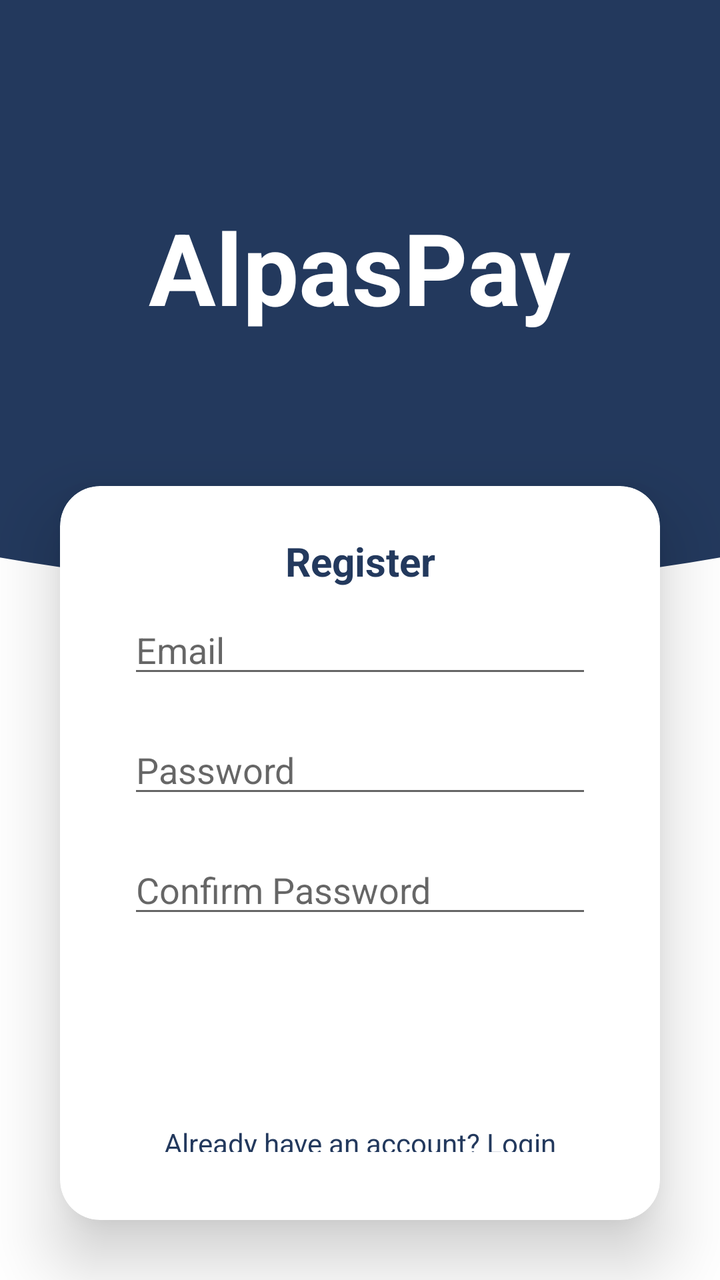
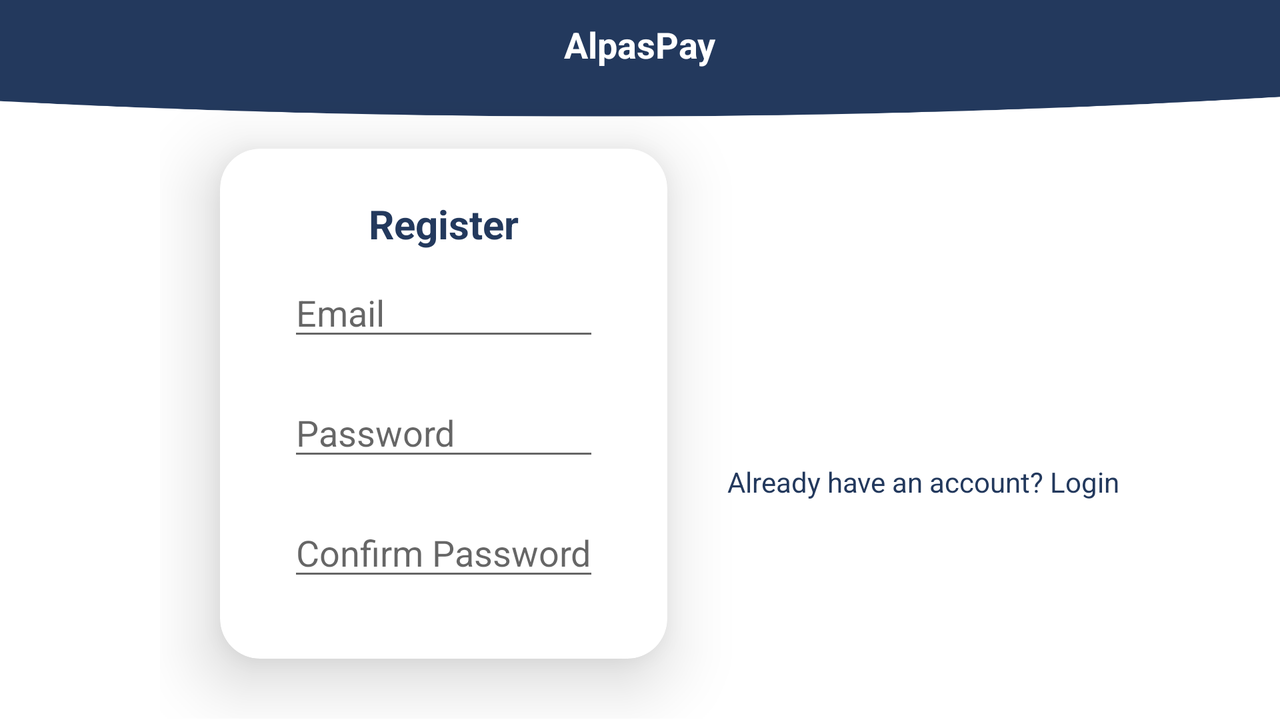

First picture: res/layout/ on a phone held upright. Second picture: the repository's own variant of that layout, on a device whose configuration matches the variant's folder. Source for both follows.
<!-- AndroidManifest.xml: application theme Theme.AlpasPay -->
<!-- res/layout/activity_signin.xml -->
<?xml version="1.0" encoding="utf-8"?>
<LinearLayout xmlns:android="http://schemas.android.com/apk/res/android"
    xmlns:app="http://schemas.android.com/apk/res-auto"
    xmlns:tools="http://schemas.android.com/tools"
    android:id="@+id/main"
    android:layout_width="match_parent"
    android:layout_height="match_parent"
    android:orientation="vertical"
    android:background="@drawable/bg_halfcircle"
    android:layout_gravity="center_vertical"
    tools:context=".Signin">

    <TextView
        android:layout_width="wrap_content"
        android:layout_height="213dp"
        android:layout_gravity="center"
        android:paddingTop="100dp"
        android:text="AlpasPay"
        android:textColor="@color/white"
        android:textSize="50dp"
        android:textStyle="bold" />

    <androidx.cardview.widget.CardView
        android:layout_width="match_parent"
        android:layout_height="wrap_content"
        android:layout_margin="30dp"
        app:cardCornerRadius="20dp"
        app:cardElevation="20dp"
        android:background="@color/white">
            <LinearLayout
                android:layout_width="match_parent"
                android:layout_height="wrap_content"
                android:layout_gravity="center_horizontal"
                android:orientation="vertical"
                android:padding="24dp"
                android:elevation="20dp">

                <TextView
                    android:layout_width="match_parent"
                    android:layout_height="wrap_content"
                    android:text="Register"
                    android:textSize="20dp"
                    android:textColor="@color/blue"
                    android:textStyle="bold"
                    android:textAlignment="center"
                    />

                <EditText
                    android:id="@+id/signup_email"
                    android:layout_width="match_parent"
                    android:layout_height="40dp"
                    android:layout_margin="10dp"
                    android:hint="Email"
                    android:inputType="textEmailAddress"
                    android:singleLine="true"/>

                <EditText
                    android:layout_width="match_parent"
                    android:layout_height="40dp"
                    android:id="@+id/signup_password"
                    android:layout_margin="10dp"
                    android:hint="Password"
                    android:inputType="textPassword"
                    android:singleLine="true"/>
                <EditText
                    android:layout_width="match_parent"
                    android:layout_height="40dp"
                    android:id="@+id/confirm_signup_password"
                    android:layout_margin="10dp"
                    android:hint="Confirm Password"
                    android:inputType="textPassword"
                    />

                <Button
                    android:layout_width="match_parent"
                    android:layout_height="match_parent"
                    android:text="Sign up"
                    android:layout_marginTop="20dp"
                    android:background="@drawable/btn_rounded_blue"
                    android:textColor="@color/white"
                    android:id="@+id/btn_signup"
                    />
                <TextView
                    android:layout_width="match_parent"
                    android:layout_height="match_parent"
                    android:text="Already have an account? Login"
                    android:gravity="center"
                    android:layout_marginTop="20dp"
                    android:layout_marginBottom="10dp"
                    android:textColor="@color/blue"
                    android:id="@+id/tologin"/>

            </LinearLayout>
    </androidx.cardview.widget.CardView>

</LinearLayout>
<!-- resources referenced by this layout -->
<resources>
  <color name="blue">#23395d</color>
  <color name="white">#FFFFFFFF</color>
  <!-- drawable bg_halfcircle: png bitmap (drawable, 16741 bytes) -->
  <style name="Theme.AlpasPay" parent="Base.Theme.AlpasPay" />
  <style name="Base.Theme.AlpasPay" parent="Theme.MaterialComponents.DayNight.NoActionBar.Bridge">
          
          
      </style>
</resources>
<!-- res/layout-land/activity_signin.xml (the repository's variant of the layout above) -->
<!-- drawn on the phone turned sideways -->
<?xml version="1.0" encoding="utf-8"?>
<FrameLayout
    xmlns:android="http://schemas.android.com/apk/res/android"
    xmlns:app="http://schemas.android.com/apk/res-auto"
    xmlns:tools="http://schemas.android.com/tools"
    android:layout_width="match_parent"
    android:layout_height="match_parent">

<LinearLayout
    android:id="@+id/main"
    android:layout_width="match_parent"
    android:layout_height="match_parent"
    android:orientation="vertical"
    android:background="@drawable/bg_14circleup"
    android:layout_gravity="center"
    tools:context=".Signin">

    <TextView
        android:layout_width="wrap_content"
        android:layout_height="wrap_content"
        android:layout_gravity="center"
        android:text="@string/alpaspay"
        android:textColor="@color/white"
        android:layout_margin="10dp"
        android:textSize="18dp"
        android:textStyle="bold" />
<LinearLayout
    android:layout_width="wrap_content"
    android:layout_height="wrap_content"
    android:orientation="horizontal"
    android:layout_gravity="center">
    <androidx.cardview.widget.CardView
        android:layout_width="wrap_content"
        android:layout_height="wrap_content"
        android:layout_margin="30dp"
        app:cardCornerRadius="20dp"
        app:cardElevation="20dp"
        android:background="@color/white"
        android:layout_gravity="center">
        <LinearLayout
            android:layout_width="wrap_content"
            android:layout_height="wrap_content"
            android:layout_gravity="center_horizontal"
            android:orientation="vertical"
            android:padding="24dp"
            android:elevation="20dp">

            <TextView
                android:layout_width="match_parent"
                android:layout_height="wrap_content"
                android:text="Register"
                android:textSize="20dp"
                android:textColor="@color/blue"
                android:textStyle="bold"
                android:textAlignment="center"
                />

            <EditText
                android:id="@+id/signup_email"
                android:layout_width="match_parent"
                android:layout_height="40dp"
                android:layout_margin="10dp"
                android:hint="Email"
                android:inputType="textEmailAddress"
                android:singleLine="true"
                android:autofillHints="emailAddress"/>

            <EditText
                android:layout_width="match_parent"
                android:layout_height="40dp"
                android:id="@+id/signup_password"
                android:layout_margin="10dp"
                android:hint="Password"
                android:inputType="textPassword"
                android:singleLine="true"/>
            <EditText
                android:layout_width="match_parent"
                android:layout_height="40dp"
                android:id="@+id/confirm_signup_password"
                android:layout_margin="10dp"
                android:hint="Confirm Password"
                android:inputType="textPassword"
                />

        </LinearLayout>
    </androidx.cardview.widget.CardView>
    <LinearLayout
        android:layout_width="wrap_content"
        android:layout_height="wrap_content"
        android:orientation="vertical"
        android:layout_gravity="center">
        <Button
            android:id="@+id/btn_signup"
            android:layout_width="wrap_content"
            android:layout_height="wrap_content"
            android:layout_marginTop="20dp"
            android:background="@drawable/btn_rounded_blue"
            android:text="Sign up"
            android:textColor="@color/white"
            android:layout_gravity="center"/>

        <TextView
            android:id="@+id/tologin"
            android:layout_width="wrap_content"
            android:layout_height="wrap_content"
            android:layout_marginTop="20dp"
            android:layout_marginBottom="10dp"
            android:gravity="center"
            android:text="Already have an account? Login"
            android:textColor="@color/blue" />
    </LinearLayout>

</LinearLayout>




</LinearLayout>
    <FrameLayout
        android:id="@+id/loading"
        android:layout_width="match_parent"
        android:layout_height="match_parent"
        android:background="#C3000000"
        android:visibility="gone"
        android:clickable="true">

        <ProgressBar
            android:layout_width="90dp"
            android:layout_height="79dp"
            android:layout_gravity="center"
            android:indeterminate="true"/>

    </FrameLayout>
</FrameLayout>
<!-- resources referenced by the variant -->
<!-- as the phone turned sideways resolves them -->
<resources>
  <color name="blue">#23395d</color>
  <color name="white">#FFFFFFFF</color>
  <!-- drawable bg_14circleup: png bitmap (drawable, 16690 bytes) -->
  <string name="alpaspay">AlpasPay</string>
  <style name="Theme.AlpasPay" parent="Base.Theme.AlpasPay" />
  <style name="Base.Theme.AlpasPay" parent="Theme.MaterialComponents.DayNight.NoActionBar.Bridge">
          
          
      </style>
</resources>
